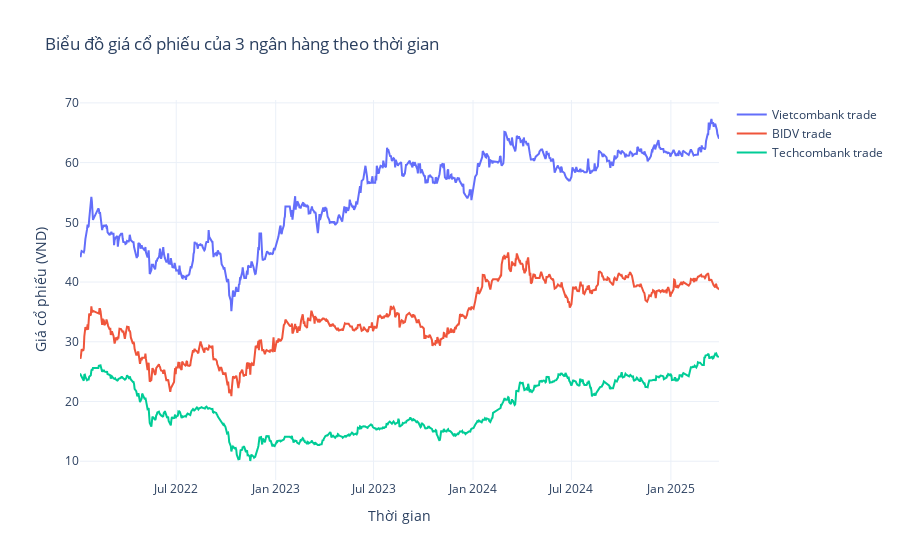

Notebook code for this chart:
### Markdown cell above
## Three banks

### Code cell
fig = go.Figure()

fig.add_trace(go.Scatter(x=vcb_trade["Time"].values, y=vcb_trade["Close"].values, name=f"Vietcombank trade"))
fig.add_trace(go.Scatter(x=bid_trade["Time"].values, y=bid_trade["Close"].values, name=f"BIDV trade"))
fig.add_trace(go.Scatter(x=tcb_trade["Time"].values, y=tcb_trade["Close"].values, name=f"Techcombank trade"))

fig.update_layout(
    title=f"Biểu đồ giá cổ phiếu của 3 ngân hàng theo thời gian",
    xaxis_title="Thời gian",
    yaxis_title="Giá cổ phiếu (VND)",
    plot_bgcolor="rgba(0, 0, 0, 0)",
    template="plotly_white"
)

fig.show()

### Figure 1 — Plotly figure (JSON) as saved in the notebook; plotly's stock layout.template omitted (floating-point values rounded to 4 significant figures; data arrays with more than 128 entries replaced by an {"elided": "..."} marker saying what was removed)
{"data": [{"name": "Vietcombank trade", "type": "scatter", "x": {"elided": "806 str values"}, "y": {"elided": "806 float values"}}, {"name": "BIDV trade", "type": "scatter", "x": {"elided": "806 str values"}, "y": {"elided": "806 float values"}}, {"name": "Techcombank trade", "type": "scatter", "x": {"elided": "806 str values"}, "y": {"elided": "806 float values"}}], "layout": {"plot_bgcolor": "rgba(0, 0, 0, 0)", "title": {"text": "Biểu đồ giá cổ phiếu của 3 ngân hàng theo thời gian"}, "xaxis": {"title": {"text": "Thời gian"}}, "yaxis": {"title": {"text": "Giá cổ phiếu (VND)"}}}}
